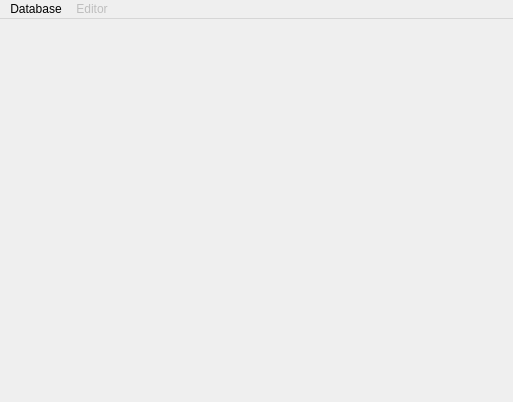
<?xml version="1.0" encoding="UTF-8"?>
<ui version="4.0">
 <class>MainWindow</class>
 <widget class="QMainWindow" name="MainWindow">
  <property name="geometry">
   <rect>
    <x>0</x>
    <y>0</y>
    <width>513</width>
    <height>402</height>
   </rect>
  </property>
  <property name="windowTitle">
   <string>StudentMgr</string>
  </property>
  <widget class="QWidget" name="centralWidget"/>
  <widget class="QMenuBar" name="menuBar">
   <property name="geometry">
    <rect>
     <x>0</x>
     <y>0</y>
     <width>513</width>
     <height>21</height>
    </rect>
   </property>
   <widget class="QMenu" name="menuConnect">
    <property name="title">
     <string>Database</string>
    </property>
    <addaction name="actionConnect"/>
    <addaction name="actionDisconnect"/>
    <addaction name="separator"/>
    <addaction name="actionExit"/>
   </widget>
   <widget class="QMenu" name="menuEditor">
    <property name="enabled">
     <bool>false</bool>
    </property>
    <property name="title">
     <string>Editor</string>
    </property>
    <addaction name="actionLectureEditor"/>
    <addaction name="actionMajorEditor"/>
    <addaction name="actionStudentEditor"/>
    <addaction name="actionExamEditor"/>
   </widget>
   <addaction name="menuConnect"/>
   <addaction name="menuEditor"/>
  </widget>
  <action name="actionConnect">
   <property name="text">
    <string>Connect</string>
   </property>
  </action>
  <action name="actionDisconnect">
   <property name="text">
    <string>Disconnect</string>
   </property>
  </action>
  <action name="actionExit">
   <property name="text">
    <string>Exit</string>
   </property>
  </action>
  <action name="actionLectureEditor">
   <property name="text">
    <string>LectureEditor</string>
   </property>
  </action>
  <action name="actionMajorEditor">
   <property name="text">
    <string>MajorEditor</string>
   </property>
  </action>
  <action name="actionStudentEditor">
   <property name="text">
    <string>StudentEditor</string>
   </property>
  </action>
  <action name="actionExamEditor">
   <property name="text">
    <string>ExamEditor</string>
   </property>
  </action>
 </widget>
 <layoutdefault spacing="6" margin="11"/>
 <resources/>
 <connections/>
</ui>
